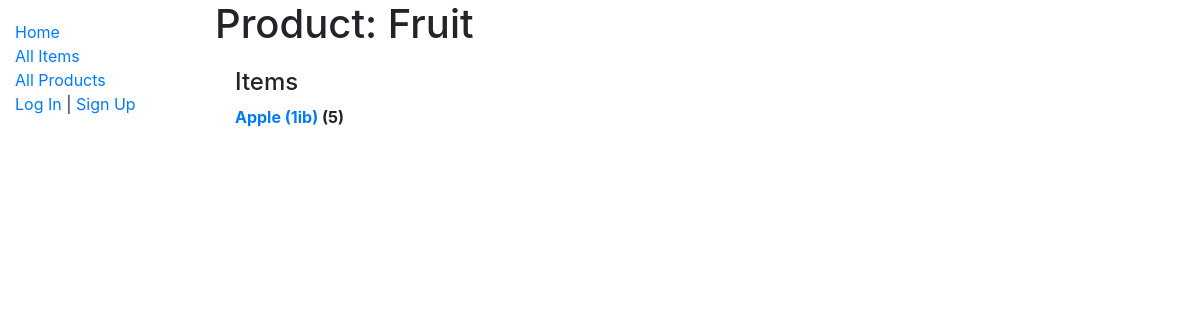
Before: /custport/product/5 with the older database file.
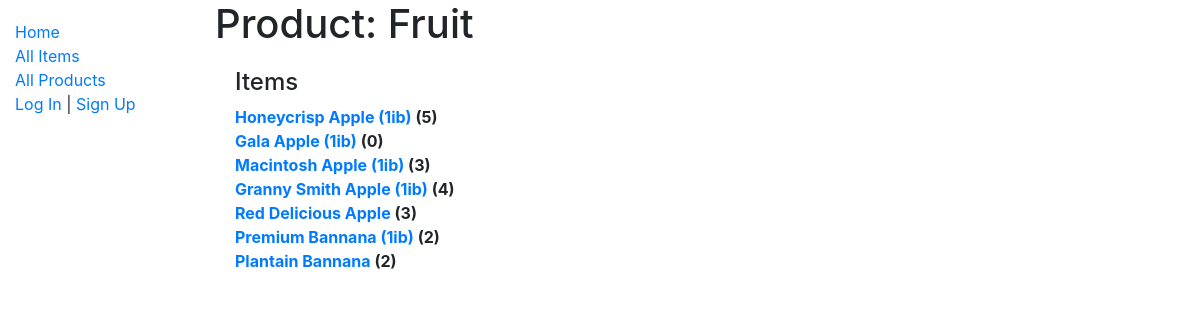
After: the same page with the newer database file.
### custport/models.py (models this page shows, shortened)
class Product(models.Model):
    name = models.CharField(max_length=200, help_text='Enter a Product Type (e.g. Fruit)')

class Item(models.Model):
    name = models.CharField(max_length=200)
    product_type = models.ManyToManyField('Product', help_text='Select a Product Type')
    price = models.DecimalField(max_digits=10 ,decimal_places=2, default=0.00)
    picture = models.ImageField(upload_to='images/', default='images/default.png')
    def get_absolute_url(self):
        return reverse('item-detail', args=[str(self.id)])

### custport/views.py (the view)
# urls.py: path('product/<int:pk>', views.ProductDetailView.as_view(), name='product-detail'),
class ProductDetailView(generic.DetailView):
    model = Product

### custport/templates/custport/product_detail.html
{% extends "base_generic.html" %}
{% block content %}
  <h1>Product: {{ product.name }}</h1>
  <div style="margin-left:20px;margin-top:20px">
    <h4>Items</h4>
    {% for item in product.item_set.all %}
      <div>
        <strong><a href="{{ item.get_absolute_url }}">{{ item.name }}</a> ({{ item.iteminstance_set.all.count }})</strong>
      </div>
    {% endfor %}
  </div>
{% endblock %}

### custport/templates/base_generic.html (shortened to what this page needs)
<!DOCTYPE html>
<html lang="en">
<head>
  <link rel="stylesheet" href="https://stackpath.bootstrapcdn.com/bootstrap/4.1.3/css/bootstrap.min.css">
  {% load static %}
  <link rel="stylesheet" href="{% static 'css/styles.css' %}">
</head>
<body>
  <div class="container-fluid">
    <div class="row">
      <div class="col-sm-2">
      {% block sidebar %}
        <ul class="sidebar-nav">
          <li><a href="{% url 'index' %}">Home</a></li>
		  <li><a href="{% url 'items' %}">All Items</a></li>
          <li><a href="{% url 'products' %}">All Products</a></li>
		  {% if user.is_authenticated %}
		  <li><a href="{% url 'logout' %}">Log Out</a></li>
		  {% else %}
		  <li><a href="{% url 'login' %}">Log In</a> | <a href="{% url 'signup' %}">Sign Up</a></li>
		  {% endif %}
        </ul>
     {% endblock %}
      </div>
      <div class="col-sm-10 ">{% block content %}{% endblock %}
	  </div>
    </div>
  </div>
</body>
</html>

### custport/static/css/styles.css (style rules this page uses)
.sidebar-nav { margin-top: 20px; padding: 0; list-style: none; }

Changed rows visible on the page:
changed Item: name "Apple (1ib)" → "Honeycrisp Apple (1ib)"
added Item: name "Gala Apple (1ib)", iteminstance_set.all.count "0"
added Item: name "Macintosh Apple (1ib)", iteminstance_set.all.count "3"
added Item: name "Granny Smith Apple (1ib)", iteminstance_set.all.count "4"
added Item: name "Red Delicious Apple", iteminstance_set.all.count "3"
added Item: name "Premium Bannana (1ib)", iteminstance_set.all.count "2"
added Item: name "Plantain Bannana", iteminstance_set.all.count "2"
